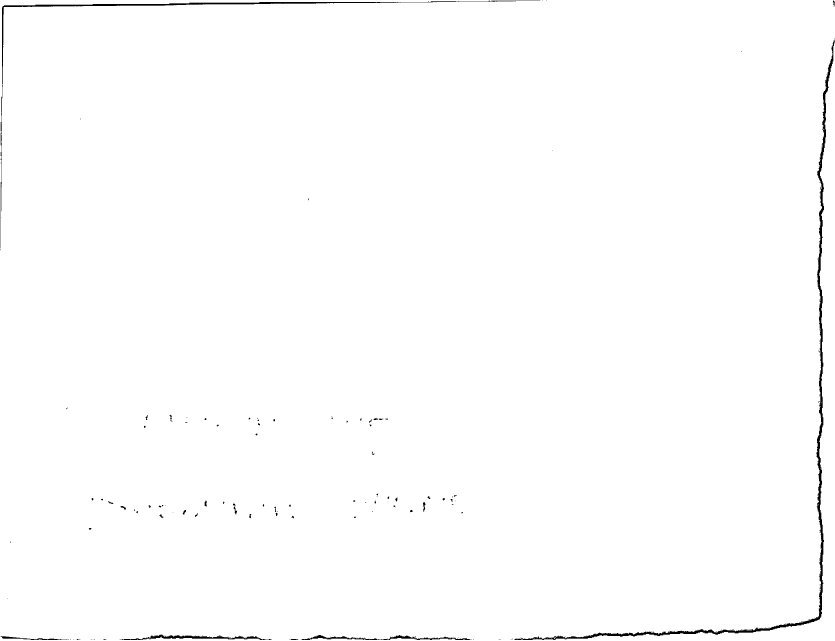
#> input picture 3.tif, 2505 x 1921 px, given as the content of the folder train_pages/empty, which was not available (shown at 1/3 size)
$ python EmptyPageDetectHelper.py 3.tif
#> lines starting #> are read from the running program, lines starting #| are printed output that depends on the picture; after the words box and inside, x2 and y2 are one past the last pixel; in counts of white or black regions, pixels touching at a corner belong together; pictures that were not available may be replaced by others from this repository, and a replacement may not be noted
import cv2
import os
import numpy as np
from skimage.measure import shannon_entropy
from sklearn.ensemble import RandomForestClassifier
from sklearn.model_selection import train_test_split
from sklearn.metrics import classification_report
import joblib
import datetime
import sys

# --- Özellik çıkarım fonksiyonu ---
def extract_enhanced_features(image_path):
#> called with image_path = 'train_pages/empty/3.tif'
    img = cv2.imread(image_path, cv2.IMREAD_GRAYSCALE)
#> img: shape (1921, 2505); 99.3% white; 199 black regions (143 under 20 px), largest, box (x1, y1, x2, y2) and area: (1543, 119, 2504, 1920) 18702, (2, 2, 1621, 744) 7735, (359, 1903, 816, 1920) 2458
    resized = cv2.resize(img, (800, 1000))  # normalize boyut
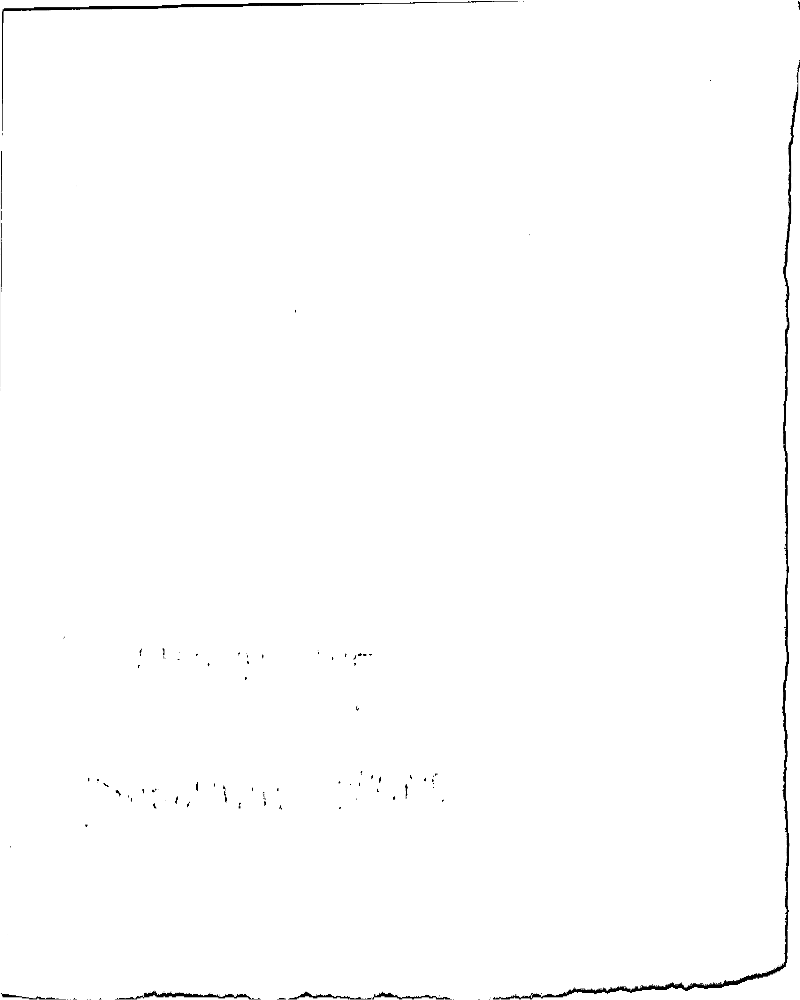
#> resized: shape (1000, 800); min 0, max 255, mean 253.2

    _, binary = cv2.threshold(resized, 127, 255, cv2.THRESH_BINARY)
#> binary: shape (1000, 800); 99.3% white; black in thin lines or dots

    total_pixels = binary.size
#> total_pixels = 800000
    black_pixels = total_pixels - cv2.countNonZero(binary)
#> black_pixels = 5585
    ink_ratio = black_pixels / total_pixels
#> ink_ratio = 0.00698

    entropy_val = shannon_entropy(binary)
#> entropy_val = 0.06

    edges = cv2.Canny(binary, 50, 150)
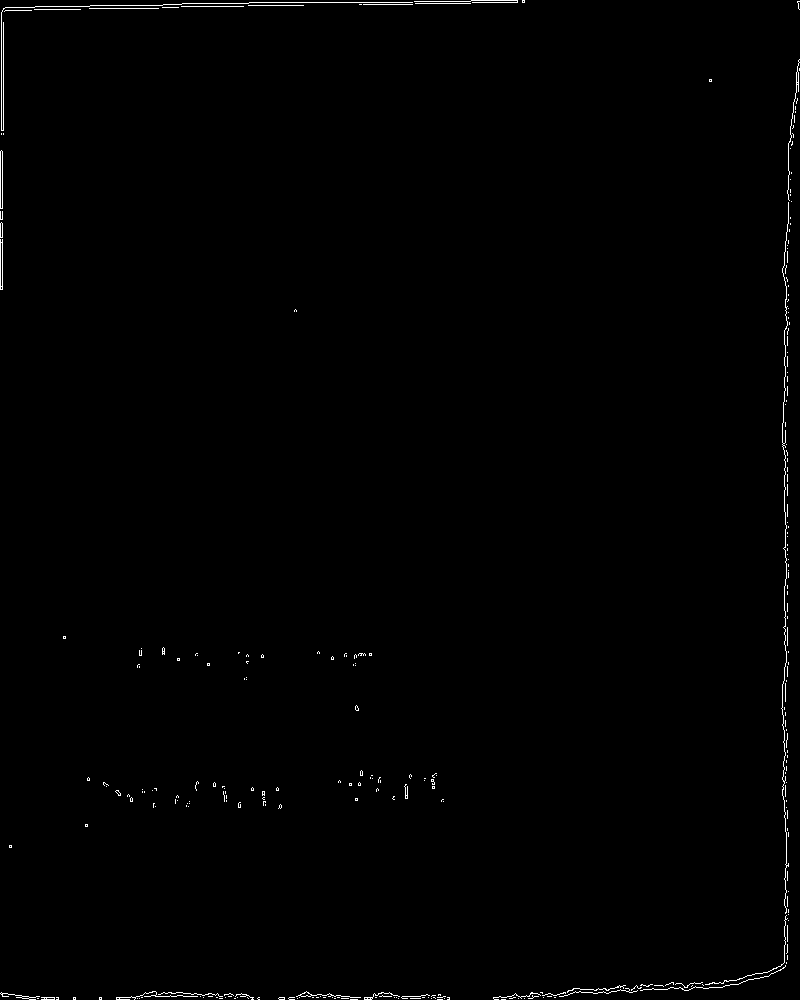
#> edges: shape (1000, 800); 0.59% white in thin lines or dots
    edge_density = np.count_nonzero(edges) / edges.size
#> edge_density = 0.00588

    num_labels, _ = cv2.connectedComponents(255 - binary)  # tersle -> siyahlar 255 olsun
#> num_labels = 102
    connected_components = num_labels
#> connected_components = 102

    return [ink_ratio, entropy_val, edge_density, connected_components]

# --- Eğitim veri dizinleri ---
def trainModel(empty_dir, filled_dir):
    # empty_dir = "train_pages/empty"
    # filled_dir = "train_pages/filled"
    X, y = [], []

    # Boş sayfaları işle
    for file in os.listdir(empty_dir):
        if file.lower().endswith(('.tif', '.tiff', '.jpg', '.png')):
            path = os.path.join(empty_dir, file)
            X.append(extract_enhanced_features(path))
            y.append(0)

    # Dolu sayfaları işle
    for file in os.listdir(filled_dir):
        if file.lower().endswith(('.tif', '.tiff', '.jpg', '.png')):
            path = os.path.join(filled_dir, file)
            X.append(extract_enhanced_features(path))
            y.append(1)

    # --- Model eğitimi ---
#> (the run stopped early here; a loop or call above may not have finished)

$ run again, on 4.tif
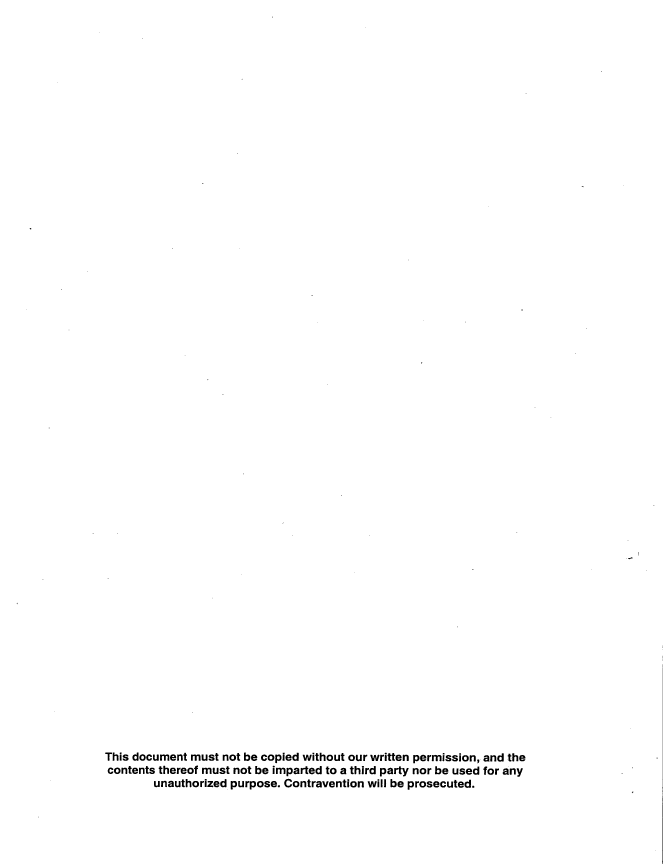
#> input picture 4.tif, 2654 x 3458 px, given as the content of the folder train_pages/empty, which was not available (shown at 1/4 size)
#> img: shape (3458, 2654); 99.3% white; 261 black regions (77 under 20 px), largest, box (x1, y1, x2, y2) and area: (2649, 2670, 2652, 3456) 1069, (764, 3018, 803, 3043) 621, (1727, 3019, 1766, 3045) 619
#> in extract_enhanced_features, `resized = cv2.resize(img, (800, 1000))`:
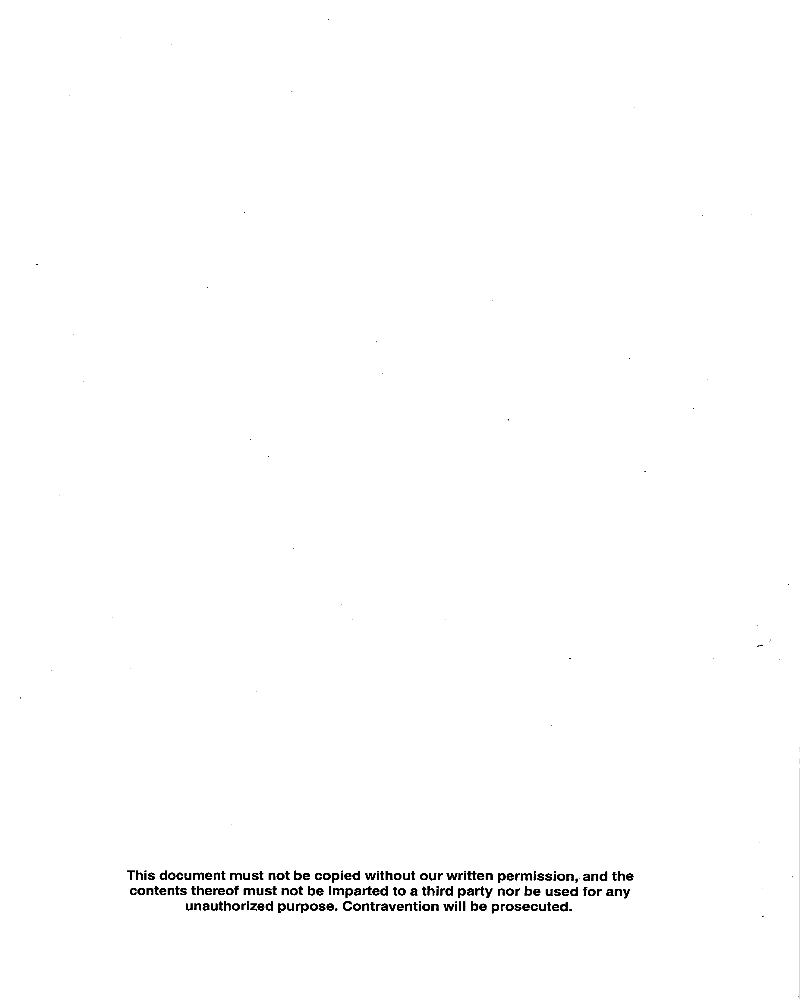
#> resized: shape (1000, 800); min 0, max 255, mean 253.2
#> binary: shape (1000, 800); 99.3% white; black in thin lines or dots
#> black_pixels = 5709
#> ink_ratio = 0.00714
#> entropy_val = 0.0611
#> in extract_enhanced_features, `edges = cv2.Canny(binary, 50, 150)`:
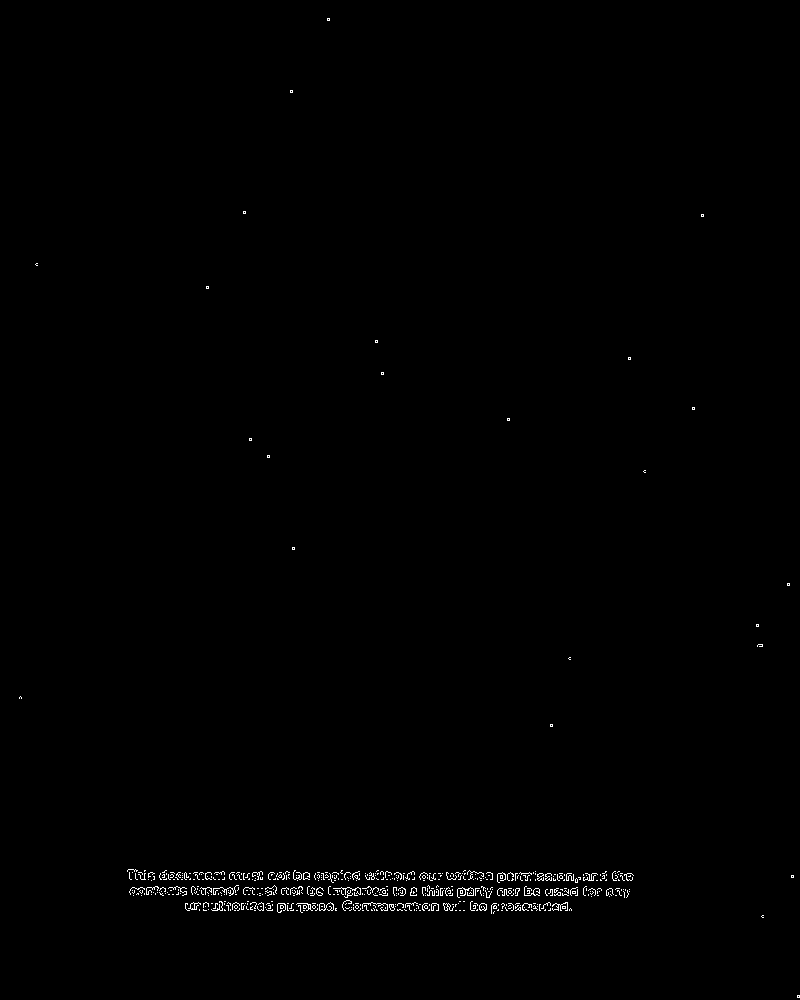
#> edges: shape (1000, 800); 0.49% white in thin lines or dots
#> edge_density = 0.00493
#> num_labels = 190
